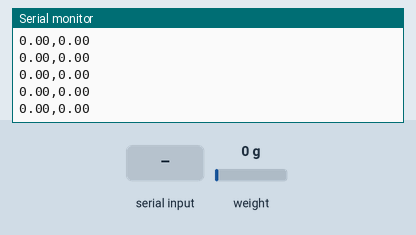
This sketch was run on a simulated Arduino Uno, built with avr-gcc and run on an emulated ATmega328P. Shown: the last lines printed to the serial monitor. The inputs (shaded band) are chosen by the test bench; at power-on: weight on the scale 0 g.

Above: at 3.6 s.
3.7 s: "t" received over Serial
5.2 s: weight on the scale set to 100 g
At 5.22 s:
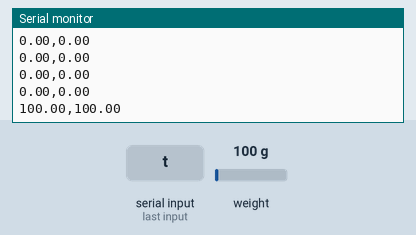
6.7 s: weight on the scale set to 1250 g
At 6.72 s:
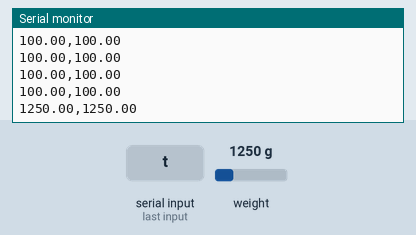
Timing chart, 0 to 9.7 s (numbered marks = the images above; inputs shaded):
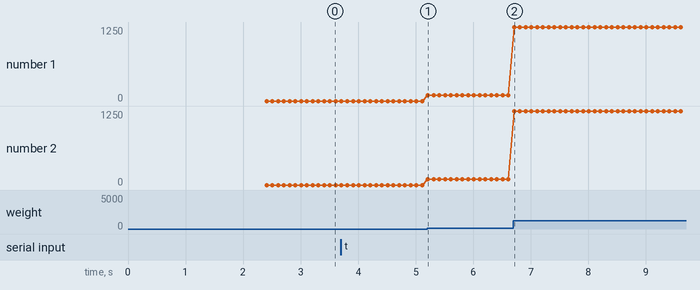

Measured:
- after the input at 5.2 s, the serial monitor: prints a new line at once (image 1)
- after the input at 6.7 s, the serial monitor: prints a new line at once (image 2)
- plotted number 1: 0 → 100 after the input at 5.2 s, 100 → 1250 after the input at 6.7 s
- plotted number 2: 0 → 100 after the input at 5.2 s, 100 → 1250 after the input at 6.7 s

The sketch:

Read_1x_load_cell.ino
```cpp
/*
   -------------------------------------------------------------------------------------
   HX711_ADC
   Arduino library for HX711 24-Bit Analog-to-Digital Converter for Weight Scales
   Olav Kallhovd sept2017
   -------------------------------------------------------------------------------------
*/

/*
   Settling time (number of samples) and data filtering can be adjusted in the config.h file
   For calibration and storing the calibration value in eeprom, see example file "Calibration.ino"

   The update() function checks for new data and starts the next conversion. In order to acheive maximum effective
   sample rate, update() should be called at least as often as the HX711 sample rate; >10Hz@10SPS, >80Hz@80SPS.
   If you have other time consuming code running (i.e. a graphical LCD), consider calling update() from an interrupt routine,
   see example file "Read_1x_load_cell_interrupt_driven.ino".

   This is an example sketch on how to use this library
*/

#include <HX711_ADC.h>
#if defined(ESP8266)|| defined(ESP32) || defined(AVR)
#include <EEPROM.h>
#endif
/*
//Futek load cell:
#define FutekLoadCellPin A1
int FutekBinary = 0;  // binary value from sensor
float FutekVoltage = 0; // mapped voltage
*/
//pins:
const int HX711_dout = A2; //mcu > HX711 dout pin
const int HX711_sck = A3; //mcu > HX711 sck pin

//HX711 constructor:
HX711_ADC LoadCell(HX711_dout, HX711_sck);


const int calVal_eepromAdress = 0;
unsigned long t = 0;
float minA;   // min value
float grams;  //grams


void setup() {
  Serial.begin(38400); delay(10);
  Serial.println();
  Serial.println("Starting...");

  //pinMode(FutekLoadCellPin, INPUT);

  LoadCell.begin();
  float calibrationValue; // calibration value (see example file "Calibration.ino")
  //calibrationValue = 696.0; // uncomment this if you want to set the calibration value in the sketch
#if defined(ESP8266)|| defined(ESP32)
  //EEPROM.begin(512); // uncomment this if you use ESP8266/ESP32 and want to fetch the calibration value from eeprom
#endif
  EEPROM.get(calVal_eepromAdress, calibrationValue); // uncomment this if you want to fetch the calibration value from eeprom

  unsigned long stabilizingtime = 2000; // preciscion right after power-up can be improved by adding a few seconds of stabilizing time
  boolean _tare = true; //set this to false if you don't want tare to be performed in the next step
  LoadCell.start(stabilizingtime, _tare);
  if (LoadCell.getTareTimeoutFlag()) {
    Serial.println("Timeout, check MCU>HX711 wiring and pin designations");
    while (1);
  }
  else {
    LoadCell.setCalFactor(calibrationValue); // set calibration value (float)
    Serial.println("Startup is complete");
  }
}

void loop() {
  static boolean newDataReady = 0;
  const int serialPrintInterval = 0; //increase value to slow down serial print activity
/*
  // Read Futek load cell pin & map to a voltage value between 0V-5V, 1000 = 1V
  FutekBinary = analogRead(FutekLoadCellPin);
  FutekVoltage = map(FutekBinary,0,1023,0,5000);
*/

  // check for new data/start next conversion:
  if (LoadCell.update()) newDataReady = true;

  // get smoothed value from the dataset:
  if (newDataReady) {
    if (millis() > t + serialPrintInterval) {
      float i = LoadCell.getData();

      if (i < 0) {
       minA = -i;
      }

      grams = i + minA;
      //Serial.print("Load_cell output val: ");
      Serial.print(grams); Serial.print(',');
      Serial.println(grams); //Serial.print(',');
      //Serial.print(FutekVoltage); Serial.print(',');
      //Serial.println(FutekVoltage);
      newDataReady = 0;
      t = millis();
    }
  }

  // receive command from serial terminal, send 't' to initiate tare operation:
  if (Serial.available() > 0) {
    char inByte = Serial.read();
    if (inByte == 't') LoadCell.tareNoDelay();
  }

  // check if last tare operation is complete:
  if (LoadCell.getTareStatus() == true) {
    Serial.println("Tare complete");
  }

}
```
